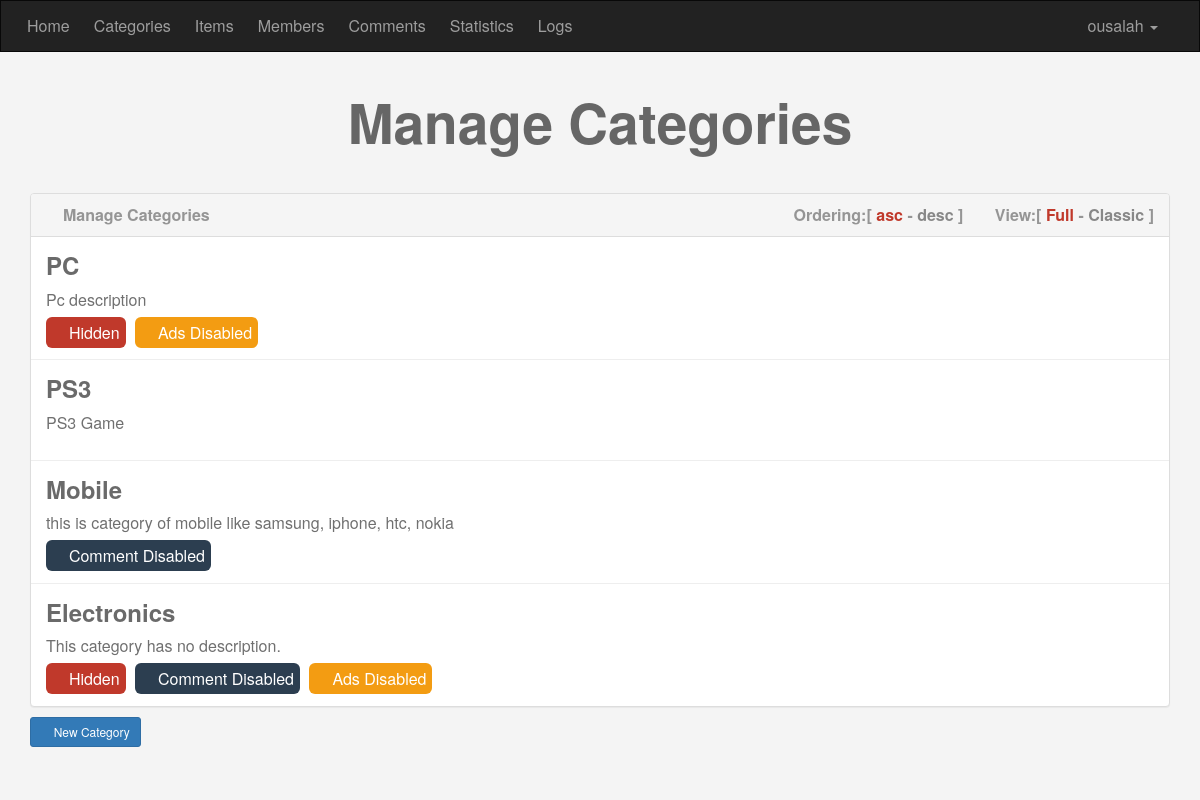
Before: /admin/categories.php (signed in) with the older database file.
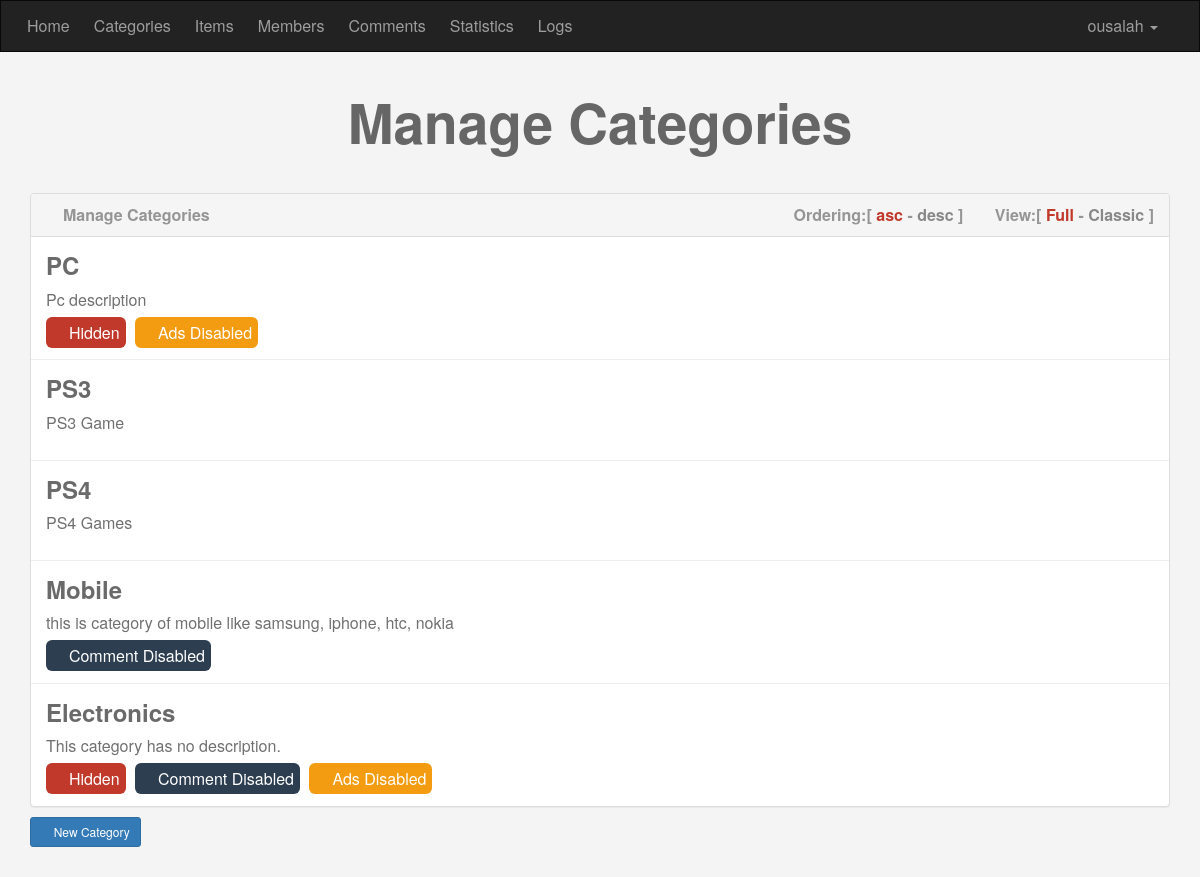
After: the same page with the newer database file.
### tables this page shows
CREATE TABLE `categories` (
  `ID` int(11) NOT NULL,
  `Name` varchar(255) NOT NULL,
  `Description` text NOT NULL,
  `Ordering` int(11) NOT NULL DEFAULT '0',
  `Visibility` tinyint(4) NOT NULL DEFAULT '1' COMMENT '0 = hidden, 1 = visible',
  `Allow_Comment` tinyint(4) NOT NULL DEFAULT '1',
  `Allow_Ads` tinyint(4) NOT NULL DEFAULT '1'
);

### admin/categories.php (the view, shortened to what this page needs)
<?php
  if (isset($_SESSION['Username'])) {
    include 'init.php';
    $do = (isset($_GET['do']) && !empty($_GET['do'])) ? $_GET['do'] : 'manage';
    if ($do == 'manage') {
      $sort = "ASC";
      $stmt = $con->prepare("SELECT * FROM categories ORDER BY Ordering $sort");
      $stmt->execute();
      $rows = $stmt->fetchAll();
      $count = $stmt->rowCount();
?>
      <h1 class='text-center'>Manage Categories</h1>
      <div class="container categories">
        <div class="panel panel-default">
          <div class="panel-heading">
            <i class="fa fa-list-alt"></i> Manage Categories
            <div class="options pull-right">
              <b><i class="fa fa-sort"></i> Ordering:</b>[
              <a class="<?php if ($sort == "ASC") echo "active"; ?>" href="?do=manage&sort=asc">asc</a> -
              <a class="<?php if ($sort == "DESC") echo "active"; ?>" href="?do=manage&sort=desc">desc</a> ]
              <b><i class="fa fa-eye"></i> View:</b>[
              <span class="active" data-view="full">Full</span> -
              <span data-view="classic">Classic</span> ]
            </div>
          </div>
          <div class="panel-body">
            <?php if ($count > 0): ?>
              <?php foreach ($rows as $row): ?>
                <div class="cat">
                  <h3><?php echo $row["Name"]; ?></h3>
                  <div class="full-view">
                    <p><?php echo ($row["Description"] == "") ? "This category has no description." : $row["Description"]; ?></p>
                    <?php if ($row["Visibility"] == 0) echo '<span class="visibility"><i class="fa fa-eye-slash"></i> Hidden</span>'; ?>
                    <?php if ($row["Allow_Comment"] == 0) echo '<span class="allow-comment"><i class="fa fa-comments-o"></i> Comment Disabled</span>'; ?>
                    <?php if ($row["Allow_Ads"] == 0) echo '<span class="allow-ads"><i class="fa fa-flag-o"></i> Ads Disabled</span>'; ?>
                  </div>
                </div>
                <hr>
              <?php endforeach; ?>
            <?php else: ?>
              <div class="text-center">No Data to Show.</div>
            <?php endif; ?>
          </div>
        </div>
        <a href="?do=add" class="add-category btn btn-primary btn-sm"><i class="fa fa-plus"></i> New Category</a>
      </div>
<?php
    } else {
      echo '<h1 class="text-center">Page Not Found! (404)</h1>';
    }
    include $tpl . "footer.php";
  } else {
    header('Location: index.php');
    exit();
  }

Changed rows visible on the page:
added categories: Name "PS4", Description "PS4 Games"
